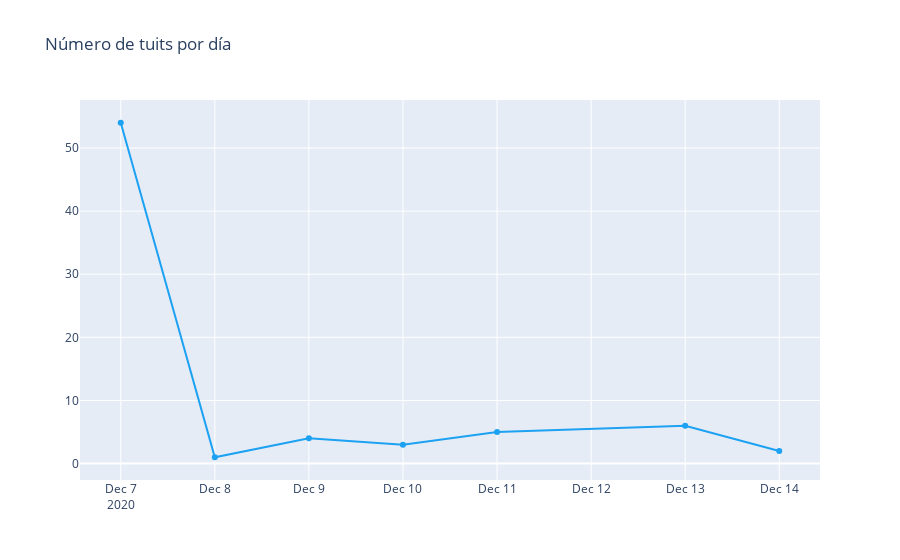

Notebook code cell kept with this figure:
### Code cell
trace = go.Scatter(x=temp.fecha.values,
                   y=temp.cnt.values,
                   text=[f"Fecha: {f}<br>Tuits: {c}" for f,c in zip(temp.fecha.values,temp.cnt.values)],
                   hoverinfo='text',
                   mode='lines+markers',
                   name='Días',
                   line={'color':'#1DA1F2'})

layout = go.Layout(title='Número de tuits por día')

fig = go.Figure(data=[trace], layout=layout)
iplot(fig)

### Figure 1 — Plotly figure (JSON) as saved in the notebook; plotly's stock layout.template omitted (floating-point values rounded to 4 significant figures)
{"data": [{"hoverinfo": "text", "line": {"color": "#1DA1F2"}, "mode": "lines+markers", "name": "Días", "text": ["Fecha: 2020-12-07<br>Tuits: 54", "Fecha: 2020-12-08<br>Tuits: 1", "Fecha: 2020-12-09<br>Tuits: 4", "Fecha: 2020-12-10<br>Tuits: 3", "Fecha: 2020-12-11<br>Tuits: 5", "Fecha: 2020-12-13<br>Tuits: 6", "Fecha: 2020-12-14<br>Tuits: 2"], "type": "scatter", "x": ["2020-12-07", "2020-12-08", "2020-12-09", "2020-12-10", "2020-12-11", "2020-12-13", "2020-12-14"], "y": [54, 1, 4, 3, 5, 6, 2]}], "layout": {"title": {"text": "Número de tuits por día"}}}
